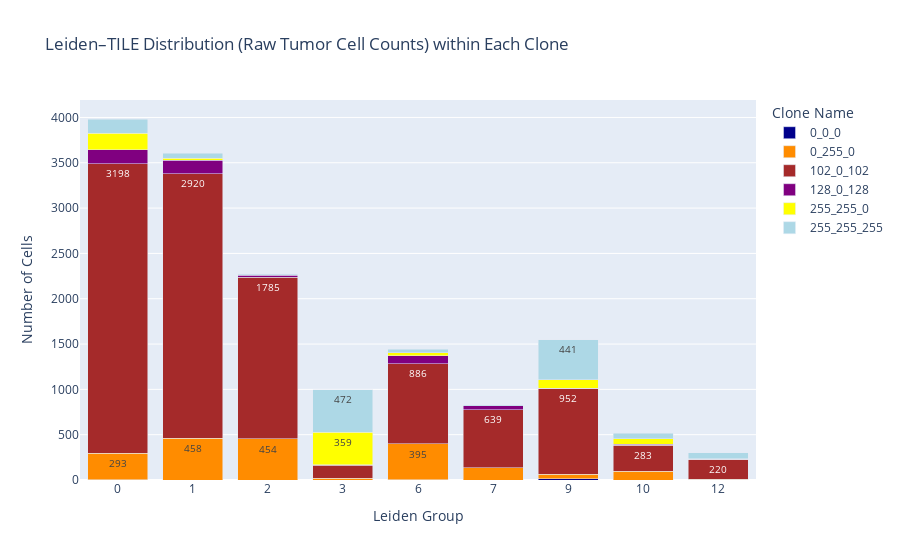

Notebook cell for this chart:
### Markdown cell above
## Leiden–TILE Distribution (Raw Tumor Cell Counts) within Each Clone

### Code cell
import pandas as pd
import plotly.express as px

# 1. Extract the relevant columns from your AnnData
obs = adata_tumor_inTiles.obs[['Clone', 'leiden']].copy()

# 2. Filter to only the Leiden groups of interest
leiden_list = ["0","1","2","3","6","7","9","10","12"]
obs = obs[obs['leiden'].isin(leiden_list)]

# 3. Compute raw counts of each Leiden within each Clone
counts = (
    obs
    .groupby(['leiden', 'Clone'])
    .size()
    .reset_index(name='count')
)

# 4. Define the color map for each Clone (right‐hand side is the Clone code)
#    Left‐hand side is the CSS color name you want to use
color_discrete_map = {
    "0_255_0":   "DarkOrange",   # DarkOrange → clone “0_255_0”
    "255_255_0": "Yellow",   # DarkYellow → clone “255_255_0”
    "255_255_255": "LightBlue",  # LightBlue  → clone “255_255_255”
    "102_0_102": "Brown",        # Brown      → clone “102_0_102”
    "128_0_128": "Purple",       # Purple     → clone “128_0_128”
    "0_255_255": "Red",          # Red        → clone “0_255_255”
    "0_0_0":     "DarkBlue",     # DarkBlue   → clone “0_0_0”
}

# 5. Create a stacked bar chart in Plotly, passing in our color map
fig = px.bar(
    counts,
    x='leiden',
    y='count',
    color='Clone',
    title='Leiden–TILE Distribution (Raw Tumor Cell Counts) within Each Clone',
    labels={
        'count': 'Number of Cells',
        'Clone': 'Clone Name',
        'leiden': 'Leiden Group'
    },
    text='count',
    color_discrete_map=color_discrete_map
)

# 6. Show raw counts inside each segment
fig.update_traces(
    texttemplate='%{text}',
    textposition='inside'
)
fig.update_layout(
    barmode='stack',
    uniformtext_minsize=8,
    uniformtext_mode='hide'
)

fig.show()

### Figure 1 — Plotly figure (JSON) as saved in the notebook; plotly's stock layout.template omitted (floating-point values rounded to 4 significant figures)
{"data": [{"hovertemplate": "Clone Name=0_0_0<br>Leiden Group=%{x}<br>Number of Cells=%{text}<extra></extra>", "legendgroup": "0_0_0", "marker": {"color": "DarkBlue", "pattern": {"shape": ""}}, "name": "0_0_0", "orientation": "v", "showlegend": true, "text": [1.0, 0.0, 0.0, 0.0, 4.0, 0.0, 15.0, 0.0, 5.0], "textposition": "inside", "texttemplate": "%{text}", "type": "bar", "x": ["0", "1", "2", "3", "6", "7", "9", "10", "12"], "xaxis": "x", "y": [1, 0, 0, 0, 4, 0, 15, 0, 5], "yaxis": "y"}, {"hovertemplate": "Clone Name=0_255_0<br>Leiden Group=%{x}<br>Number of Cells=%{text}<extra></extra>", "legendgroup": "0_255_0", "marker": {"color": "DarkOrange", "pattern": {"shape": ""}}, "name": "0_255_0", "orientation": "v", "showlegend": true, "text": [293.0, 458.0, 454.0, 21.0, 395.0, 137.0, 46.0, 99.0, 4.0], "textposition": "inside", "texttemplate": "%{text}", "type": "bar", "x": ["0", "1", "2", "3", "6", "7", "9", "10", "12"], "xaxis": "x", "y": [293, 458, 454, 21, 395, 137, 46, 99, 4], "yaxis": "y"}, {"hovertemplate": "Clone Name=102_0_102<br>Leiden Group=%{x}<br>Number of Cells=%{text}<extra></extra>", "legendgroup": "102_0_102", "marker": {"color": "Brown", "pattern": {"shape": ""}}, "name": "102_0_102", "orientation": "v", "showlegend": true, "text": [3198.0, 2920.0, 1785.0, 141.0, 886.0, 639.0, 952.0, 283.0, 220.0], "textposition": "inside", "texttemplate": "%{text}", "type": "bar", "x": ["0", "1", "2", "3", "6", "7", "9", "10", "12"], "xaxis": "x", "y": [3198, 2920, 1785, 141, 886, 639, 952, 283, 220], "yaxis": "y"}, {"hovertemplate": "Clone Name=128_0_128<br>Leiden Group=%{x}<br>Number of Cells=%{text}<extra></extra>", "legendgroup": "128_0_128", "marker": {"color": "Purple", "pattern": {"shape": ""}}, "name": "128_0_128", "orientation": "v", "showlegend": true, "text": [150.0, 149.0, 21.0, 4.0, 86.0, 41.0, 0.0, 11.0, 0.0], "textposition": "inside", "texttemplate": "%{text}", "type": "bar", "x": ["0", "1", "2", "3", "6", "7", "9", "10", "12"], "xaxis": "x", "y": [150, 149, 21, 4, 86, 41, 0, 11, 0], "yaxis": "y"}, {"hovertemplate": "Clone Name=255_255_0<br>Leiden Group=%{x}<br>Number of Cells=%{text}<extra></extra>", "legendgroup": "255_255_0", "marker": {"color": "Yellow", "pattern": {"shape": ""}}, "name": "255_255_0", "orientation": "v", "showlegend": true, "text": [184.0, 24.0, 7.0, 359.0, 34.0, 5.0, 94.0, 61.0, 3.0], "textposition": "inside", "texttemplate": "%{text}", "type": "bar", "x": ["0", "1", "2", "3", "6", "7", "9", "10", "12"], "xaxis": "x", "y": [184, 24, 7, 359, 34, 5, 94, 61, 3], "yaxis": "y"}, {"hovertemplate": "Clone Name=255_255_255<br>Leiden Group=%{x}<br>Number of Cells=%{text}<extra></extra>", "legendgroup": "255_255_255", "marker": {"color": "LightBlue", "pattern": {"shape": ""}}, "name": "255_255_255", "orientation": "v", "showlegend": true, "text": [157.0, 54.0, 11.0, 472.0, 39.0, 6.0, 441.0, 62.0, 71.0], "textposition": "inside", "texttemplate": "%{text}", "type": "bar", "x": ["0", "1", "2", "3", "6", "7", "9", "10", "12"], "xaxis": "x", "y": [157, 54, 11, 472, 39, 6, 441, 62, 71], "yaxis": "y"}], "layout": {"barmode": "stack", "legend": {"title": {"text": "Clone Name"}, "tracegroupgap": 0}, "title": {"text": "Leiden–TILE Distribution (Raw Tumor Cell Counts) within Each Clone"}, "uniformtext": {"minsize": 8, "mode": "hide"}, "xaxis": {"anchor": "y", "domain": [0, 1], "title": {"text": "Leiden Group"}}, "yaxis": {"anchor": "x", "domain": [0, 1], "title": {"text": "Number of Cells"}}}}
